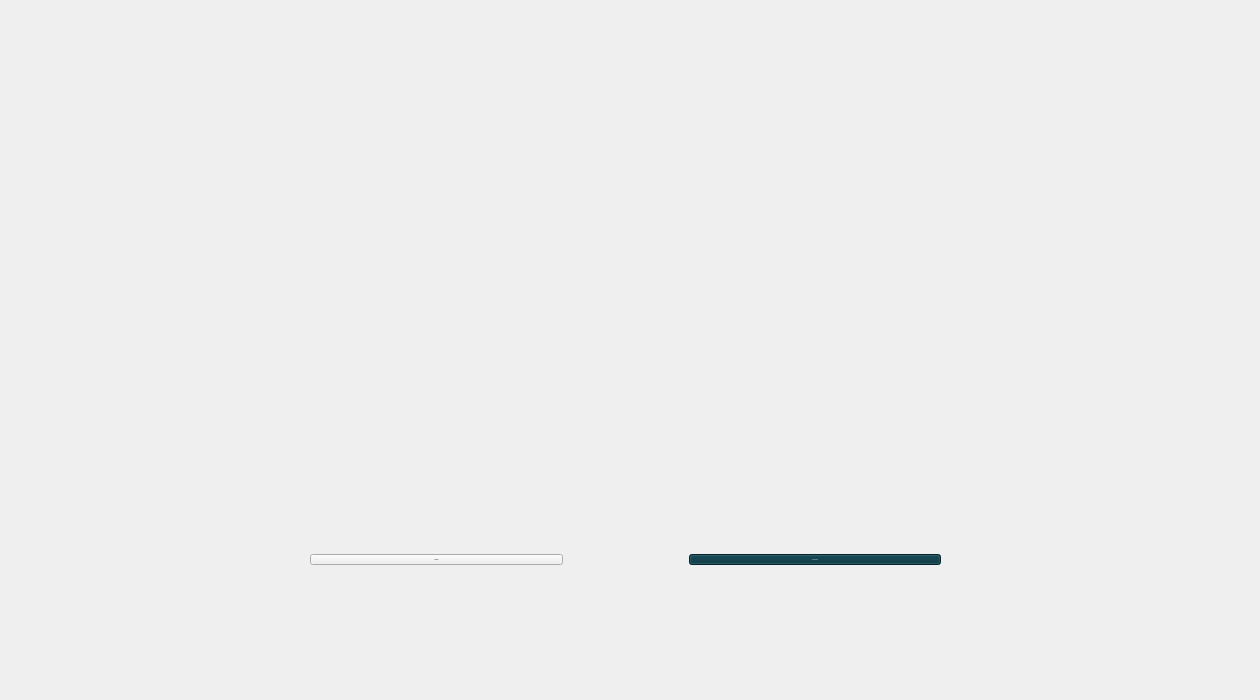
<?xml version="1.0" encoding="UTF-8"?>
<ui version="4.0">
 <class>LandingPage</class>
 <widget class="QWidget" name="LandingPage">
  <property name="geometry">
   <rect>
    <x>0</x>
    <y>0</y>
    <width>1260</width>
    <height>700</height>
   </rect>
  </property>
  <property name="windowTitle">
   <string>Form</string>
  </property>
  <property name="styleSheet">
   <string notr="true">QPushButton {
    background-color: white; 
    color: #00313c;
    border: none;
    padding-top: 11px;           /* Add vertical padding */
    padding-bottom: 8px;        /* Match top */
    padding-left: 16px;
    padding-right: 16px;
    font-size: 17px;      
    text-align: center;
    border-radius: 16px;
    min-width: 100px;
    min-height: 20px;

}

QPushButton:hover {
    background-color: rgb(232, 232, 232);
}

QPushButton:pressed {
    background-color: #4aac4e;
    color: white;
}

QPushButton#resumeBtn {
                background-color: white;
                color: #00313c;
            }
QPushButton#resumeBtn:hover {
                background-color: #007681;
			  color: white;
            }

    QLineEdit {
        border-radius: 10px;    
        padding: 5px;           
    }

myLineEdit-&gt;setFixedSize(200, 30)</string>
  </property>
  <widget class="QLabel" name="label">
   <property name="geometry">
    <rect>
     <x>0</x>
     <y>0</y>
     <width>1260</width>
     <height>700</height>
    </rect>
   </property>
   <property name="sizePolicy">
    <sizepolicy hsizetype="Fixed" vsizetype="Fixed">
     <horstretch>0</horstretch>
     <verstretch>0</verstretch>
    </sizepolicy>
   </property>
   <property name="text">
    <string/>
   </property>
   <property name="pixmap">
    <pixmap>../images/BEST_landing_abstract.png</pixmap>
   </property>
   <property name="scaledContents">
    <bool>true</bool>
   </property>
  </widget>
  <widget class="QWidget" name="gridLayoutWidget">
   <property name="geometry">
    <rect>
     <x>260</x>
     <y>530</y>
     <width>731</width>
     <height>61</height>
    </rect>
   </property>
   <layout class="QGridLayout" name="gridLayout">
    <item row="0" column="3">
     <widget class="QPushButton" name="get_started">
      <property name="font">
       <font>
        <family>ITC Franklin Gothic LT Pro</family>
        <pointsize>-1</pointsize>
       </font>
      </property>
      <property name="styleSheet">
       <string notr="true">QPushButton#get_started {
        background-color: #00313c;  /* Dark Blue */
        color: white;
    }

QPushButton#get_started:hover {
        background-color: #45a049;
        color: white;
    }

QPushButton#get_started:pressed {
        background-color: #3e8e41;
    }</string>
      </property>
      <property name="text">
       <string>Get Started</string>
      </property>
     </widget>
    </item>
    <item row="0" column="2">
     <spacer name="horizontalSpacer">
      <property name="orientation">
       <enum>Qt::Horizontal</enum>
      </property>
      <property name="sizeType">
       <enum>QSizePolicy::Fixed</enum>
      </property>
      <property name="sizeHint" stdset="0">
       <size>
        <width>120</width>
        <height>20</height>
       </size>
      </property>
     </spacer>
    </item>
    <item row="0" column="1">
     <widget class="QPushButton" name="resumeBtn">
      <property name="font">
       <font>
        <family>ITC Franklin Gothic LT Pro</family>
        <pointsize>-1</pointsize>
       </font>
      </property>
      <property name="styleSheet">
       <string notr="true"/>
      </property>
      <property name="text">
       <string>Resume</string>
      </property>
     </widget>
    </item>
    <item row="0" column="4">
     <spacer name="horizontalSpacer_2">
      <property name="orientation">
       <enum>Qt::Horizontal</enum>
      </property>
      <property name="sizeType">
       <enum>QSizePolicy::Fixed</enum>
      </property>
      <property name="sizeHint" stdset="0">
       <size>
        <width>50</width>
        <height>20</height>
       </size>
      </property>
     </spacer>
    </item>
    <item row="0" column="0">
     <spacer name="horizontalSpacer_3">
      <property name="orientation">
       <enum>Qt::Horizontal</enum>
      </property>
      <property name="sizeType">
       <enum>QSizePolicy::Fixed</enum>
      </property>
      <property name="sizeHint" stdset="0">
       <size>
        <width>50</width>
        <height>20</height>
       </size>
      </property>
     </spacer>
    </item>
   </layout>
  </widget>
 </widget>
 <resources/>
 <connections/>
</ui>
